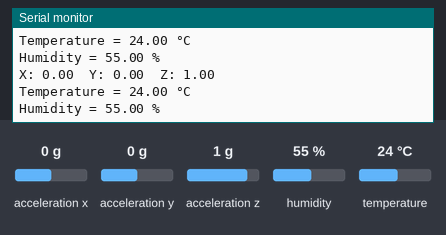
The sketch below on a simulated Arduino Nano 33 BLE. Parts: the last lines printed to the serial monitor. Inputs (shaded band) come from the test bench; at power-on: acceleration x 0 g, acceleration y 0 g, acceleration z 1 g, humidity 55 %, temperature 24 °C.

Above: at 1.8 s.
1.9 s: acceleration x set to -1.4 g
At 2.5 s:
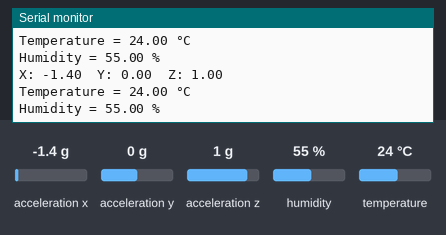
3.4 s: acceleration y set to -1.4 g
At 4.5 s:
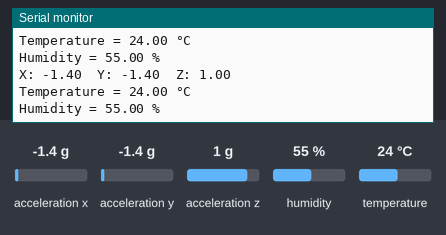
4.9 s: acceleration z set to -1.4 g
At 5.5 s:
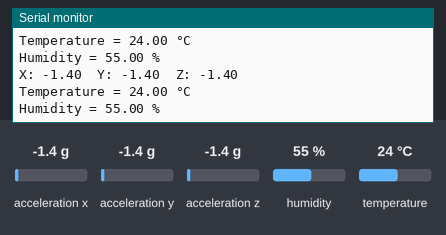
6.4 s: humidity set to 22 %
At 7.6 s:
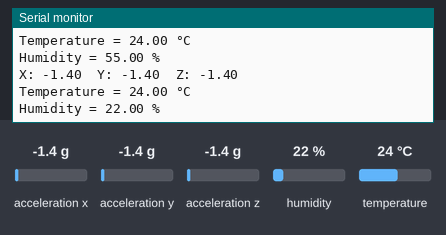
7.9 s: temperature set to 12 °C
At 8.6 s:
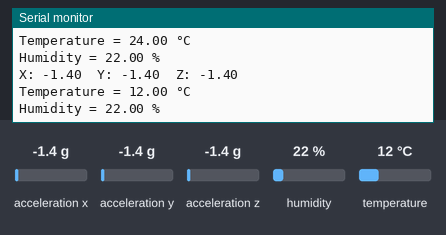

The sketch:

nano33-ble-sense-more-ino.ino
```cpp
#include <Arduino_HTS221.h>
#include <Arduino_LSM9DS1.h>

void setup() {
  Serial.begin(9600);
  while (!Serial) {}

  if (!initSensor()) {
    Serial.println("Failed to initialize humidity temperature sensor!");
  }

  if (!initIMU()) {
    Serial.println("Failed to initialize IMU!");
  }

  Serial.println("Let's start!");
}

void loop() {
  float temperature;
  float humidity;
  getSensorValues(&temperature, &humidity);

  Serial.print("Temperature = ");
  Serial.print(temperature);
  Serial.println(" °C");

  Serial.print("Humidity = ");
  Serial.print(humidity);
  Serial.println(" %");

  Serial.println();

  delay(1000);

  float x, y, z;
  if (getAcceleration(&x, &y, &z)) {
    Serial.print("X: ");
    Serial.print(x);
    Serial.print('\t');

    Serial.print("Y: ");
    Serial.print(y);
    Serial.print('\t');

    Serial.print("Z: ");
    Serial.println(z);
  }
}
```

imu.ino
```cpp
// IMU
bool initIMU() {
  return IMU.begin();
}

bool getAcceleration(float *x, float *y, float *z) {
  if (IMU.accelerationAvailable()) {
    IMU.readAcceleration(*x, *y, *z);

    return true;
  }

  return false;
}
```

sensor.ino
```cpp
// Temperature and Humidity sensor
bool initSensor() {
  return HTS.begin();
}

void getSensorValues(float *temperature, float *humidity) {
  *temperature = HTS.readTemperature();
  *humidity = HTS.readHumidity();
}
```

Measured:
- after the input at 1.9 s, the serial monitor: prints a new line after 0.11 s (image 1)
- after the input at 3.4 s, the serial monitor: prints a new line after 0.63 s (image 2)
- after the input at 4.9 s, the serial monitor: prints a new line after 0.13 s (image 3)
- after the input at 6.4 s, the serial monitor: prints a new line after 0.65 s (image 4)
- after the input at 7.9 s, the serial monitor: prints a new line after 0.16 s (image 5)
